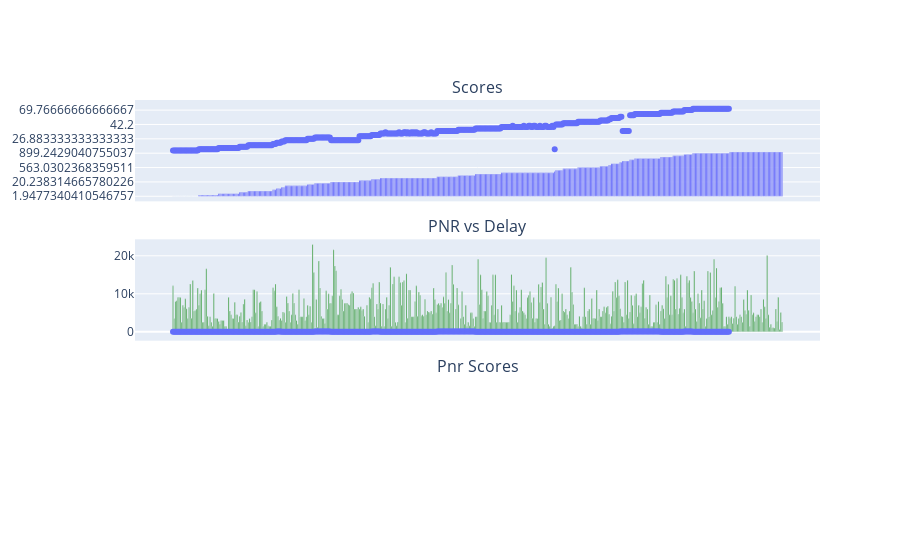

Notebook source saved alongside this figure:
### Code cell
#Pnr vs delay
# Create a scatter plot for PNR vs delay
df.sort_values(by=['allocated_flights_score'], inplace=True)
df['canclled_flight_arrival'] = pd.to_datetime(df['canclled_flight_arrival'])
df['allocated_flights_arrival'] = pd.to_datetime(df['allocated_flights_arrival'])

# Calculate the delay
df['delay'] = (df['allocated_flights_arrival'] - df['canclled_flight_arrival']).dt.total_seconds() / 3600

# Create a scatter plot for PNR vs delay
fig = make_subplots(rows=3, cols=1, shared_xaxes=True, vertical_spacing=0.1, subplot_titles=["Scores", "PNR vs Delay", "Pnr Scores"])

# Plot PNR Scores
fig.add_trace(
    px.bar(df, x="pnr", y="allocated_flights_score").update_traces(marker_color='blue').data[0],
    row=1, col=1
)

# Plot PNR vs Delay
fig.add_trace(
    px.scatter(df, x='pnr', y='delay').data[0],
    row=1, col=1
)

fig.add_trace(
    px.scatter(df, x='pnr', y='delay').data[0],
    row=2, col=1
)

fig.add_trace(
    px.bar(df, x="pnr", y="pnr_score").update_traces(marker_color='green').data[0],
    row=2, col=1
)

# Calculate and print the mean delay
mean_delay = df['delay'].mean()
print(f'Mean Delay: {mean_delay} hours, std_dev: {df["delay"].std()}')

# Show the plot
fig.show()

### Figure 1 — Plotly figure (JSON) as saved in the notebook; plotly's stock layout.template omitted (floating-point values rounded to 4 significant figures; data arrays with more than 128 entries replaced by an {"elided": "..."} marker saying what was removed)
{"data": [{"alignmentgroup": "True", "hovertemplate": "pnr=%{x}<br>allocated_flights_score=%{y}<extra></extra>", "legendgroup": "", "marker": {"color": "blue", "pattern": {"shape": ""}}, "name": "", "offsetgroup": "", "orientation": "v", "showlegend": false, "textposition": "auto", "type": "bar", "x": {"elided": "494 str values"}, "xaxis": "x", "y": {"elided": "494 str values"}, "yaxis": "y"}, {"hovertemplate": "pnr=%{x}<br>delay=%{y}<extra></extra>", "legendgroup": "", "marker": {"color": "#636efa", "symbol": "circle"}, "mode": "markers", "name": "", "orientation": "v", "showlegend": false, "type": "scatter", "x": {"elided": "494 str values"}, "xaxis": "x", "y": {"elided": "494 float values"}, "yaxis": "y"}, {"hovertemplate": "pnr=%{x}<br>delay=%{y}<extra></extra>", "legendgroup": "", "marker": {"color": "#636efa", "symbol": "circle"}, "mode": "markers", "name": "", "orientation": "v", "showlegend": false, "type": "scatter", "x": {"elided": "494 str values"}, "xaxis": "x2", "y": {"elided": "494 float values"}, "yaxis": "y2"}, {"alignmentgroup": "True", "hovertemplate": "pnr=%{x}<br>pnr_score=%{y}<extra></extra>", "legendgroup": "", "marker": {"color": "green", "pattern": {"shape": ""}}, "name": "", "offsetgroup": "", "orientation": "v", "showlegend": false, "textposition": "auto", "type": "bar", "x": {"elided": "494 str values"}, "xaxis": "x2", "y": {"elided": "494 int values"}, "yaxis": "y2"}], "layout": {"annotations": [{"font": {"size": 16}, "showarrow": false, "text": "Scores", "x": 0.5, "xanchor": "center", "xref": "paper", "y": 1, "yanchor": "bottom", "yref": "paper"}, {"font": {"size": 16}, "showarrow": false, "text": "PNR vs Delay", "x": 0.5, "xanchor": "center", "xref": "paper", "y": 0.6333, "yanchor": "bottom", "yref": "paper"}, {"font": {"size": 16}, "showarrow": false, "text": "Pnr Scores", "x": 0.5, "xanchor": "center", "xref": "paper", "y": 0.2667, "yanchor": "bottom", "yref": "paper"}], "xaxis": {"anchor": "y", "domain": [0, 1], "matches": "x3", "showticklabels": false}, "xaxis2": {"anchor": "y2", "domain": [0, 1], "matches": "x3", "showticklabels": false}, "xaxis3": {"anchor": "y3", "domain": [0, 1]}, "yaxis": {"anchor": "x", "domain": [0.7333, 1]}, "yaxis2": {"anchor": "x2", "domain": [0.3667, 0.6333]}, "yaxis3": {"anchor": "x3", "domain": [0, 0.2667]}}}
